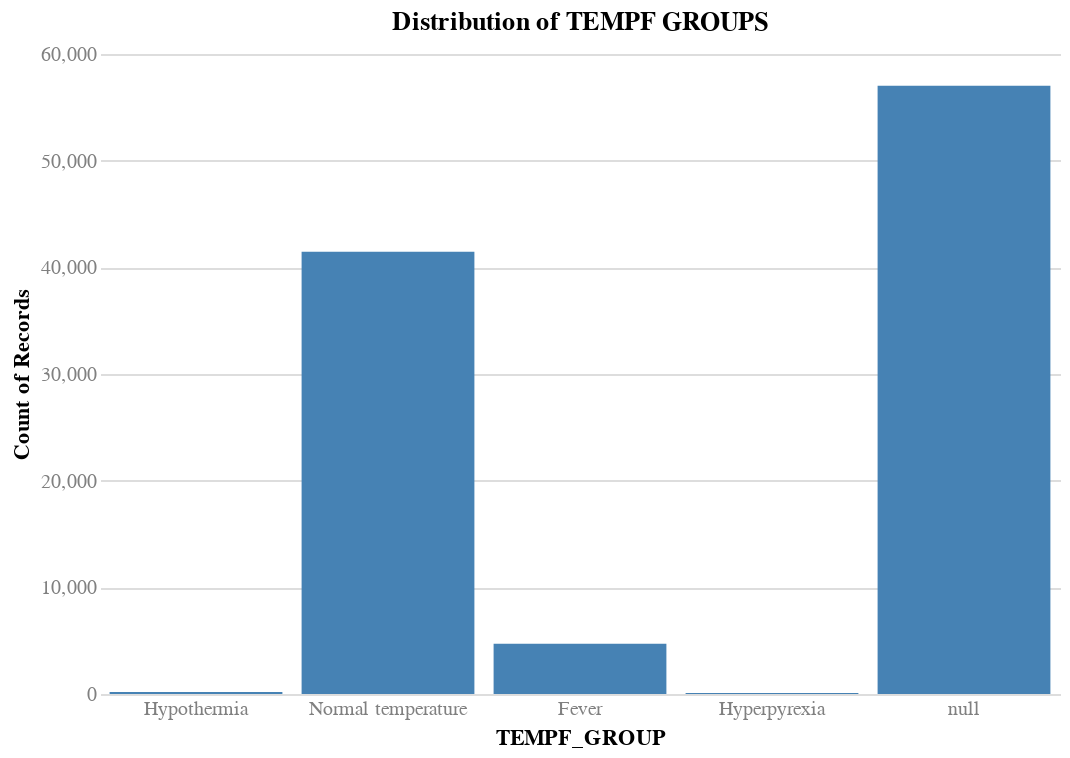

This figure's notebook cell:
### Code cell
# Bin the TEMPF as fever status
# <95 = Hypothermia
# 95-99 = Normal temperature
# 99-100 = Low grade fever
# 100-103 = Fever
# >=103 = Hyperpyrexia

tempf_groups = ['Hypothermia', 'Normal temperature', 'Low grade fever', 'Fever', 'Hyperpyrexia']

def bin_tempf(tempf):
    if pd.isna(tempf): return pd.NA
    elif tempf < 95: return 'Hypothermia'
    elif tempf < 99: return 'Normal temperature'
    #elif tempf < 100: return 'Low grade fever'
    elif tempf < 103: return 'Fever'
    else: return 'Hyperpyrexia'

X_train['TEMPF_GROUP'] = X_train['TEMPF'].apply(bin_tempf)

# Check the distribution of TEMPF groups
chart(
    df=X_train,
    x=alt.X('TEMPF_GROUP:O', sort=tempf_groups),
    y='count()',
    title='Distribution of TEMPF GROUPS',
).mark_bar()

### Figure 1 — Vega specification as saved in the notebook (floating-point values rounded to 4 significant figures)
{"$schema": "https://vega.github.io/schema/vega/v5.json", "data": [{"name": "source_0"}, {"name": "data_0", "values": [{"TEMPF_GROUP": "Normal temperature", "__count": 41469}, {"TEMPF_GROUP": null, "__count": 57028}, {"TEMPF_GROUP": "Fever", "__count": 4721}, {"TEMPF_GROUP": "Hypothermia", "__count": 181}, {"TEMPF_GROUP": "Hyperpyrexia", "__count": 87}]}, {"name": "source_0_x_domain_TEMPF_GROUP", "values": [{"TEMPF_GROUP": "Normal temperature", "sort_field": 1.0}, {"TEMPF_GROUP": null, "sort_field": 5.0}, {"TEMPF_GROUP": "Fever", "sort_field": 3.0}, {"TEMPF_GROUP": "Hypothermia", "sort_field": 0.0}, {"TEMPF_GROUP": "Hyperpyrexia", "sort_field": 4.0}]}, {"name": "data_0_y_domain___count", "values": [{"min": 87, "max": 57028}]}], "marks": [{"type": "rect", "name": "marks", "from": {"data": "data_0"}, "encode": {"update": {"description": {"signal": "\"TEMPF_GROUP: \" + (isValid(datum[\"TEMPF_GROUP\"]) ? datum[\"TEMPF_GROUP\"] : \"\"+datum[\"TEMPF_GROUP\"]) + \"; Count of Records: \" + (format(datum[\"__count\"], \"\"))"}, "width": {"signal": "max(0.25, bandwidth('x'))"}, "ariaRoleDescription": {"value": "bar"}, "y2": {"value": 0, "scale": "y"}, "fill": {"value": "steelblue"}, "x": {"field": "TEMPF_GROUP", "scale": "x"}, "y": {"field": "__count", "scale": "y"}}}, "style": ["bar"]}], "scales": [{"name": "x", "type": "band", "domain": {"data": "source_0_x_domain_TEMPF_GROUP", "field": "TEMPF_GROUP", "sort": {"op": "max", "field": "sort_field"}}, "range": [0, {"signal": "width"}], "paddingInner": 0.1, "paddingOuter": 0.05}, {"name": "y", "type": "linear", "domain": [{"signal": "(data(\"data_0_y_domain___count\")[0] || {}).min"}, {"signal": "(data(\"data_0_y_domain___count\")[0] || {}).max"}], "range": [{"signal": "height"}, 0], "nice": true, "zero": true}], "axes": [{"scale": "y", "tickCount": {"signal": "ceil(height/40)"}, "domain": false, "ticks": false, "grid": true, "labels": false, "aria": false, "gridScale": "x", "orient": "left", "maxExtent": 0, "minExtent": 0, "zindex": 0}, {"scale": "x", "zindex": 0, "title": "TEMPF_GROUP", "orient": "bottom", "labelBaseline": "top", "grid": false}, {"scale": "y", "grid": false, "title": "Count of Records", "labelAlign": "right", "labelOverlap": true, "tickCount": {"signal": "ceil(height/40)"}, "zindex": 0, "orient": "left"}], "title": {"text": "Distribution of TEMPF GROUPS", "frame": "group"}, "config": {"axis": {"domain": false, "labelAngle": 0, "labelColor": "gray", "labelFontSize": 10, "ticks": false}, "style": {"guide-label": {"font": "Helvetica Neue"}, "guide-title": {"font": "Helvetica Neue"}, "group-title": {"font": "Helvetica Neue"}, "group-subtitle": {"font": "Helvetica Neue"}, "cell": {"stroke": null}, "text": {"font": "Helvetica Neue"}}}, "height": 320, "padding": 5, "width": 480, "style": "cell", "background": "white"}
